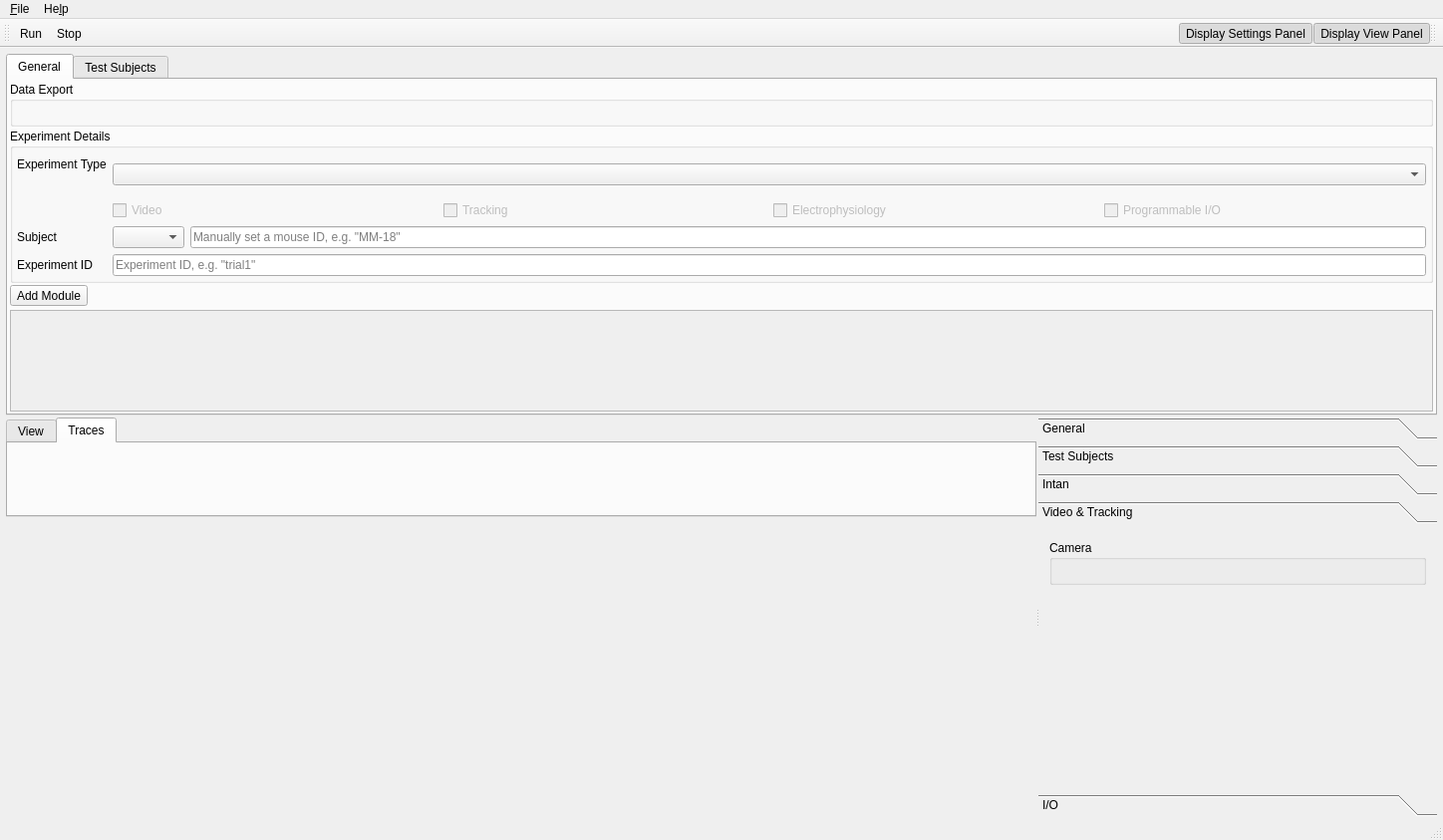
<?xml version="1.0" encoding="UTF-8"?>
<ui version="4.0">
 <class>MainWindow</class>
 <widget class="QMainWindow" name="MainWindow">
  <property name="geometry">
   <rect>
    <x>0</x>
    <y>0</y>
    <width>1448</width>
    <height>843</height>
   </rect>
  </property>
  <property name="windowTitle">
   <string>MazeAmaze</string>
  </property>
  <property name="windowIcon">
   <iconset resource="../data/resources.qrc">
    <normaloff>:/icons/appicon</normaloff>:/icons/appicon</iconset>
  </property>
  <widget class="QWidget" name="centralWidget">
   <layout class="QVBoxLayout" name="verticalLayout_15">
    <property name="spacing">
     <number>2</number>
    </property>
    <property name="leftMargin">
     <number>6</number>
    </property>
    <property name="topMargin">
     <number>6</number>
    </property>
    <property name="rightMargin">
     <number>6</number>
    </property>
    <property name="bottomMargin">
     <number>2</number>
    </property>
    <item>
     <widget class="QTabWidget" name="tabWidget">
      <property name="minimumSize">
       <size>
        <width>0</width>
        <height>200</height>
       </size>
      </property>
      <property name="currentIndex">
       <number>0</number>
      </property>
      <widget class="QWidget" name="tabGeneral">
       <attribute name="title">
        <string>General</string>
       </attribute>
       <layout class="QVBoxLayout" name="verticalLayout_16">
        <property name="spacing">
         <number>2</number>
        </property>
        <property name="leftMargin">
         <number>2</number>
        </property>
        <property name="topMargin">
         <number>2</number>
        </property>
        <property name="rightMargin">
         <number>2</number>
        </property>
        <property name="bottomMargin">
         <number>2</number>
        </property>
        <item>
         <widget class="QGroupBox" name="groupBox">
          <property name="minimumSize">
           <size>
            <width>0</width>
            <height>0</height>
           </size>
          </property>
          <property name="title">
           <string>Data Export</string>
          </property>
          <layout class="QVBoxLayout" name="verticalLayout_5">
           <item>
            <layout class="QVBoxLayout" name="dataExportLayout">
             <item>
              <layout class="QHBoxLayout" name="dataExportDirLayout">
               <property name="spacing">
                <number>4</number>
               </property>
              </layout>
             </item>
            </layout>
           </item>
          </layout>
         </widget>
        </item>
        <item>
         <widget class="QGroupBox" name="groupBox_2">
          <property name="title">
           <string>Experiment Details</string>
          </property>
          <layout class="QFormLayout" name="formLayout_4">
           <property name="horizontalSpacing">
            <number>4</number>
           </property>
           <property name="verticalSpacing">
            <number>10</number>
           </property>
           <property name="leftMargin">
            <number>4</number>
           </property>
           <property name="topMargin">
            <number>4</number>
           </property>
           <property name="rightMargin">
            <number>4</number>
           </property>
           <property name="bottomMargin">
            <number>4</number>
           </property>
           <item row="0" column="0" colspan="2">
            <layout class="QFormLayout" name="expDetailsLayout">
             <item row="0" column="1">
              <widget class="QWidget" name="widget_5" native="true">
               <layout class="QVBoxLayout" name="verticalLayout_2">
                <property name="spacing">
                 <number>4</number>
                </property>
                <property name="leftMargin">
                 <number>0</number>
                </property>
                <property name="rightMargin">
                 <number>0</number>
                </property>
                <property name="bottomMargin">
                 <number>0</number>
                </property>
                <item>
                 <widget class="QComboBox" name="expTypeComboBox"/>
                </item>
                <item>
                 <widget class="QWidget" name="panelFeatureCustomize" native="true">
                  <property name="enabled">
                   <bool>false</bool>
                  </property>
                  <layout class="QHBoxLayout" name="horizontalLayout_10">
                   <property name="spacing">
                    <number>8</number>
                   </property>
                   <property name="leftMargin">
                    <number>0</number>
                   </property>
                   <property name="rightMargin">
                    <number>0</number>
                   </property>
                   <property name="bottomMargin">
                    <number>0</number>
                   </property>
                   <item>
                    <widget class="QCheckBox" name="cbVideoFeature">
                     <property name="text">
                      <string>Video</string>
                     </property>
                    </widget>
                   </item>
                   <item>
                    <widget class="QCheckBox" name="cbTrackingFeature">
                     <property name="text">
                      <string>Tracking</string>
                     </property>
                    </widget>
                   </item>
                   <item>
                    <widget class="QCheckBox" name="cbEphysFeature">
                     <property name="text">
                      <string>Electrophysiology</string>
                     </property>
                    </widget>
                   </item>
                   <item>
                    <widget class="QCheckBox" name="cbIOFeature">
                     <property name="text">
                      <string>Programmable I/O</string>
                     </property>
                    </widget>
                   </item>
                  </layout>
                 </widget>
                </item>
               </layout>
              </widget>
             </item>
             <item row="1" column="0">
              <widget class="QLabel" name="subjectLabel">
               <property name="text">
                <string>Subject</string>
               </property>
              </widget>
             </item>
             <item row="1" column="1">
              <widget class="QWidget" name="subjectWidget" native="true">
               <property name="minimumSize">
                <size>
                 <width>200</width>
                 <height>0</height>
                </size>
               </property>
               <layout class="QHBoxLayout" name="horizontalLayout_6">
                <property name="leftMargin">
                 <number>0</number>
                </property>
                <property name="topMargin">
                 <number>0</number>
                </property>
                <property name="rightMargin">
                 <number>0</number>
                </property>
                <property name="bottomMargin">
                 <number>0</number>
                </property>
                <item>
                 <widget class="QComboBox" name="subjectSelectComboBox"/>
                </item>
                <item>
                 <widget class="QLineEdit" name="subjectIdEdit">
                  <property name="placeholderText">
                   <string>Manually set a mouse ID, e.g. &quot;MM-18&quot;</string>
                  </property>
                 </widget>
                </item>
               </layout>
              </widget>
             </item>
             <item row="2" column="0">
              <widget class="QLabel" name="experimentIDLabel">
               <property name="text">
                <string>Experiment ID</string>
               </property>
              </widget>
             </item>
             <item row="2" column="1">
              <widget class="QLineEdit" name="expIdEdit">
               <property name="placeholderText">
                <string>Experiment ID, e.g. &quot;trial1&quot;</string>
               </property>
              </widget>
             </item>
             <item row="0" column="0">
              <widget class="QLabel" name="experimentTypeLabel">
               <property name="text">
                <string>Experiment Type</string>
               </property>
              </widget>
             </item>
            </layout>
           </item>
          </layout>
         </widget>
        </item>
        <item>
         <widget class="QWidget" name="widget_6" native="true">
          <layout class="QVBoxLayout" name="verticalLayout_17">
           <property name="spacing">
            <number>4</number>
           </property>
           <property name="leftMargin">
            <number>0</number>
           </property>
           <property name="topMargin">
            <number>0</number>
           </property>
           <property name="rightMargin">
            <number>0</number>
           </property>
           <property name="bottomMargin">
            <number>0</number>
           </property>
           <item>
            <widget class="QWidget" name="widget_7" native="true">
             <layout class="QHBoxLayout" name="horizontalLayout_9">
              <property name="leftMargin">
               <number>0</number>
              </property>
              <property name="topMargin">
               <number>0</number>
              </property>
              <property name="rightMargin">
               <number>0</number>
              </property>
              <property name="bottomMargin">
               <number>0</number>
              </property>
              <item>
               <widget class="QToolButton" name="tbAddModule">
                <property name="text">
                 <string>Add Module</string>
                </property>
                <property name="icon">
                 <iconset theme="list-add">
                  <normaloff>.</normaloff>.</iconset>
                </property>
                <property name="toolButtonStyle">
                 <enum>Qt::ToolButtonTextBesideIcon</enum>
                </property>
               </widget>
              </item>
              <item>
               <spacer name="horizontalSpacer">
                <property name="orientation">
                 <enum>Qt::Horizontal</enum>
                </property>
                <property name="sizeHint" stdset="0">
                 <size>
                  <width>40</width>
                  <height>20</height>
                 </size>
                </property>
               </spacer>
              </item>
             </layout>
            </widget>
           </item>
           <item>
            <widget class="QScrollArea" name="scrollArea">
             <property name="minimumSize">
              <size>
               <width>0</width>
               <height>40</height>
              </size>
             </property>
             <property name="widgetResizable">
              <bool>true</bool>
             </property>
             <widget class="QWidget" name="scrollAreaWidgetContents">
              <property name="geometry">
               <rect>
                <x>0</x>
                <y>0</y>
                <width>1420</width>
                <height>36</height>
               </rect>
              </property>
              <layout class="QVBoxLayout" name="scrollAreaLayout">
               <property name="spacing">
                <number>4</number>
               </property>
               <property name="leftMargin">
                <number>2</number>
               </property>
               <property name="topMargin">
                <number>2</number>
               </property>
               <property name="rightMargin">
                <number>2</number>
               </property>
               <property name="bottomMargin">
                <number>2</number>
               </property>
              </layout>
             </widget>
            </widget>
           </item>
          </layout>
         </widget>
        </item>
       </layout>
      </widget>
      <widget class="QWidget" name="tabTestSubjects">
       <attribute name="title">
        <string>Test Subjects</string>
       </attribute>
       <layout class="QHBoxLayout" name="horizontalLayout_11">
        <property name="spacing">
         <number>2</number>
        </property>
        <property name="leftMargin">
         <number>2</number>
        </property>
        <property name="topMargin">
         <number>2</number>
        </property>
        <property name="rightMargin">
         <number>2</number>
        </property>
        <property name="bottomMargin">
         <number>2</number>
        </property>
        <item>
         <widget class="QGroupBox" name="gbSubjectDetails">
          <property name="title">
           <string>Details</string>
          </property>
          <layout class="QFormLayout" name="formLayout_3">
           <item row="0" column="0" colspan="2">
            <layout class="QFormLayout" name="layoutSubjectDetails">
             <property name="sizeConstraint">
              <enum>QLayout::SetDefaultConstraint</enum>
             </property>
             <item row="1" column="0">
              <widget class="QLabel" name="iDLabel">
               <property name="text">
                <string>ID</string>
               </property>
              </widget>
             </item>
             <item row="1" column="1">
              <widget class="QLineEdit" name="idLineEdit">
               <property name="placeholderText">
                <string>e.g. &quot;Chell&quot; or &quot;MM-18&quot;</string>
               </property>
              </widget>
             </item>
             <item row="2" column="0">
              <widget class="QLabel" name="groupLabel">
               <property name="text">
                <string>Group</string>
               </property>
              </widget>
             </item>
             <item row="2" column="1">
              <widget class="QLineEdit" name="groupLineEdit">
               <property name="baseSize">
                <size>
                 <width>0</width>
                 <height>0</height>
                </size>
               </property>
               <property name="placeholderText">
                <string>e.g. &quot;Aperture Science&quot; or &quot;Wildtype&quot;</string>
               </property>
              </widget>
             </item>
             <item row="3" column="0">
              <widget class="QLabel" name="subjectActiveLabel">
               <property name="text">
                <string>Active</string>
               </property>
              </widget>
             </item>
             <item row="3" column="1">
              <widget class="QCheckBox" name="subjectActiveCheckBox">
               <property name="checked">
                <bool>true</bool>
               </property>
              </widget>
             </item>
             <item row="4" column="0">
              <widget class="QLabel" name="adaptorHeightLabel">
               <property name="text">
                <string>Adaptor Height</string>
               </property>
              </widget>
             </item>
             <item row="4" column="1">
              <widget class="QWidget" name="adaptorHeightWidget" native="true">
               <property name="minimumSize">
                <size>
                 <width>0</width>
                 <height>0</height>
                </size>
               </property>
               <layout class="QHBoxLayout" name="horizontalLayout_7">
                <property name="spacing">
                 <number>4</number>
                </property>
                <property name="leftMargin">
                 <number>0</number>
                </property>
                <property name="topMargin">
                 <number>0</number>
                </property>
                <property name="rightMargin">
                 <number>0</number>
                </property>
                <property name="bottomMargin">
                 <number>0</number>
                </property>
                <item>
                 <widget class="QSpinBox" name="adaptorHeightSpinBox">
                  <property name="maximum">
                   <number>999</number>
                  </property>
                 </widget>
                </item>
                <item>
                 <widget class="QLabel" name="label">
                  <property name="text">
                   <string>mm</string>
                  </property>
                 </widget>
                </item>
               </layout>
              </widget>
             </item>
             <item row="5" column="0">
              <widget class="QLabel" name="remarksLabel">
               <property name="text">
                <string>Remarks</string>
               </property>
              </widget>
             </item>
             <item row="5" column="1">
              <widget class="QPlainTextEdit" name="remarksTextEdit">
               <property name="placeholderText">
                <string>Use markdown for formatting</string>
               </property>
              </widget>
             </item>
            </layout>
           </item>
          </layout>
         </widget>
        </item>
        <item>
         <widget class="QWidget" name="widget" native="true">
          <layout class="QVBoxLayout" name="verticalLayout_10">
           <property name="leftMargin">
            <number>0</number>
           </property>
           <property name="topMargin">
            <number>0</number>
           </property>
           <property name="rightMargin">
            <number>0</number>
           </property>
           <property name="bottomMargin">
            <number>0</number>
           </property>
           <item>
            <widget class="QToolButton" name="btnSubjectAdd">
             <property name="text">
              <string>...</string>
             </property>
             <property name="icon">
              <iconset theme="list-add">
               <normaloff>.</normaloff>.</iconset>
             </property>
            </widget>
           </item>
           <item>
            <widget class="QToolButton" name="btnSubjectApplyEdit">
             <property name="enabled">
              <bool>false</bool>
             </property>
             <property name="text">
              <string>E</string>
             </property>
             <property name="icon">
              <iconset theme="edit-entry">
               <normaloff>.</normaloff>.</iconset>
             </property>
            </widget>
           </item>
           <item>
            <widget class="QToolButton" name="btnSubjectRemove">
             <property name="enabled">
              <bool>false</bool>
             </property>
             <property name="text">
              <string>...</string>
             </property>
             <property name="icon">
              <iconset theme="list-remove">
               <normaloff>.</normaloff>.</iconset>
             </property>
            </widget>
           </item>
          </layout>
         </widget>
        </item>
        <item>
         <widget class="QGroupBox" name="gbSubjects">
          <property name="title">
           <string>Subject List</string>
          </property>
          <layout class="QVBoxLayout" name="verticalLayout_11">
           <item>
            <widget class="QListView" name="subjectListView"/>
           </item>
          </layout>
         </widget>
        </item>
       </layout>
      </widget>
     </widget>
    </item>
    <item>
     <widget class="QSplitter" name="splitterMain">
      <property name="orientation">
       <enum>Qt::Horizontal</enum>
      </property>
      <property name="handleWidth">
       <number>2</number>
      </property>
      <widget class="QTabWidget" name="tabWidgetMain">
       <property name="minimumSize">
        <size>
         <width>0</width>
         <height>10</height>
        </size>
       </property>
       <property name="maximumSize">
        <size>
         <width>16777215</width>
         <height>100</height>
        </size>
       </property>
       <property name="currentIndex">
        <number>1</number>
       </property>
       <widget class="QWidget" name="tabView">
        <attribute name="title">
         <string>View</string>
        </attribute>
        <layout class="QHBoxLayout" name="horizontalLayout">
         <property name="spacing">
          <number>2</number>
         </property>
         <property name="leftMargin">
          <number>2</number>
         </property>
         <property name="topMargin">
          <number>2</number>
         </property>
         <property name="rightMargin">
          <number>2</number>
         </property>
         <property name="bottomMargin">
          <number>2</number>
         </property>
         <item>
          <widget class="QMdiArea" name="mdiArea">
           <property name="verticalScrollBarPolicy">
            <enum>Qt::ScrollBarAsNeeded</enum>
           </property>
           <property name="horizontalScrollBarPolicy">
            <enum>Qt::ScrollBarAsNeeded</enum>
           </property>
           <property name="documentMode">
            <bool>true</bool>
           </property>
          </widget>
         </item>
        </layout>
       </widget>
       <widget class="QWidget" name="tabTraces">
        <attribute name="title">
         <string>Traces</string>
        </attribute>
        <layout class="QVBoxLayout" name="verticalLayout_12">
         <property name="spacing">
          <number>0</number>
         </property>
         <property name="leftMargin">
          <number>0</number>
         </property>
         <property name="topMargin">
          <number>0</number>
         </property>
         <property name="rightMargin">
          <number>0</number>
         </property>
         <property name="bottomMargin">
          <number>0</number>
         </property>
         <item>
          <widget class="QSplitter" name="splitter">
           <property name="orientation">
            <enum>Qt::Vertical</enum>
           </property>
          </widget>
         </item>
        </layout>
       </widget>
      </widget>
      <widget class="QToolBox" name="toolBox">
       <property name="minimumSize">
        <size>
         <width>400</width>
         <height>400</height>
        </size>
       </property>
       <property name="baseSize">
        <size>
         <width>700</width>
         <height>0</height>
        </size>
       </property>
       <property name="currentIndex">
        <number>3</number>
       </property>
       <widget class="QWidget" name="tabOld1">
        <property name="geometry">
         <rect>
          <x>0</x>
          <y>0</y>
          <width>400</width>
          <height>240</height>
         </rect>
        </property>
        <property name="minimumSize">
         <size>
          <width>0</width>
          <height>0</height>
         </size>
        </property>
        <attribute name="label">
         <string>General</string>
        </attribute>
        <layout class="QVBoxLayout" name="verticalLayout_3">
         <property name="spacing">
          <number>4</number>
         </property>
         <property name="sizeConstraint">
          <enum>QLayout::SetMinimumSize</enum>
         </property>
         <property name="leftMargin">
          <number>4</number>
         </property>
         <property name="topMargin">
          <number>4</number>
         </property>
         <property name="rightMargin">
          <number>4</number>
         </property>
         <property name="bottomMargin">
          <number>4</number>
         </property>
        </layout>
       </widget>
       <widget class="QWidget" name="tabOld2">
        <property name="geometry">
         <rect>
          <x>0</x>
          <y>0</y>
          <width>400</width>
          <height>240</height>
         </rect>
        </property>
        <attribute name="label">
         <string>Test Subjects</string>
        </attribute>
        <layout class="QHBoxLayout" name="horizontalLayout_4"/>
       </widget>
       <widget class="QWidget" name="tabIntan">
        <property name="geometry">
         <rect>
          <x>0</x>
          <y>0</y>
          <width>400</width>
          <height>240</height>
         </rect>
        </property>
        <attribute name="label">
         <string>Intan</string>
        </attribute>
       </widget>
       <widget class="QWidget" name="tabVideo">
        <property name="geometry">
         <rect>
          <x>0</x>
          <y>0</y>
          <width>400</width>
          <height>240</height>
         </rect>
        </property>
        <attribute name="label">
         <string>Video &amp;&amp; Tracking</string>
        </attribute>
        <layout class="QVBoxLayout" name="verticalLayout_9">
         <item>
          <layout class="QVBoxLayout" name="verticalLayout_8">
           <item>
            <widget class="QGroupBox" name="cameraGroupBox">
             <property name="title">
              <string>Camera</string>
             </property>
             <layout class="QFormLayout" name="formLayout_2">
              <item row="0" column="0">
               <layout class="QFormLayout" name="cameraLayout"/>
              </item>
             </layout>
            </widget>
           </item>
          </layout>
         </item>
         <item>
          <spacer name="verticalSpacer_2">
           <property name="orientation">
            <enum>Qt::Vertical</enum>
           </property>
           <property name="sizeHint" stdset="0">
            <size>
             <width>20</width>
             <height>40</height>
            </size>
           </property>
          </spacer>
         </item>
        </layout>
       </widget>
       <widget class="QWidget" name="tabIo">
        <property name="geometry">
         <rect>
          <x>0</x>
          <y>0</y>
          <width>400</width>
          <height>240</height>
         </rect>
        </property>
        <attribute name="label">
         <string>I/O</string>
        </attribute>
        <layout class="QVBoxLayout" name="verticalLayout_7">
         <property name="spacing">
          <number>4</number>
         </property>
         <property name="leftMargin">
          <number>4</number>
         </property>
         <property name="topMargin">
          <number>4</number>
         </property>
         <property name="rightMargin">
          <number>4</number>
         </property>
         <property name="bottomMargin">
          <number>4</number>
         </property>
         <item>
          <layout class="QHBoxLayout" name="horizontalLayout_2">
           <item>
            <widget class="QGroupBox" name="portsGB">
             <property name="title">
              <string>Firmata Device</string>
             </property>
             <layout class="QVBoxLayout" name="verticalLayout_6">
              <property name="spacing">
               <number>2</number>
              </property>
              <property name="leftMargin">
               <number>2</number>
              </property>
              <property name="topMargin">
               <number>2</number>
              </property>
              <property name="rightMargin">
               <number>2</number>
              </property>
              <property name="bottomMargin">
               <number>2</number>
              </property>
              <item>
               <layout class="QFormLayout" name="formLayout_5">
                <item row="0" column="0">
                 <widget class="QLabel" name="firmataDeviceLabel">
                  <property name="text">
                   <string>Firmata Device</string>
                  </property>
                 </widget>
                </item>
                <item row="0" column="1">
                 <widget class="QComboBox" name="portsComboBox"/>
                </item>
               </layout>
              </item>
             </layout>
            </widget>
           </item>
          </layout>
         </item>
         <item>
          <widget class="QGroupBox" name="scriptGroupBox">
           <property name="title">
            <string>Script</string>
           </property>
           <layout class="QVBoxLayout" name="verticalLayout_4">
            <property name="spacing">
             <number>2</number>
            </property>
            <property name="leftMargin">
             <number>2</number>
            </property>
            <property name="topMargin">
             <number>2</number>
            </property>
            <property name="rightMargin">
             <number>2</number>
            </property>
            <property name="bottomMargin">
             <number>2</number>
            </property>
            <item>
             <layout class="QVBoxLayout" name="scriptLayout"/>
            </item>
           </layout>
          </widget>
         </item>
        </layout>
       </widget>
      </widget>
     </widget>
    </item>
   </layout>
  </widget>
  <widget class="QMenuBar" name="menuBar">
   <property name="geometry">
    <rect>
     <x>0</x>
     <y>0</y>
     <width>1448</width>
     <height>30</height>
    </rect>
   </property>
   <widget class="QMenu" name="menuHelp">
    <property name="title">
     <string>He&amp;lp</string>
    </property>
    <addaction name="actionAbout"/>
   </widget>
   <widget class="QMenu" name="menuTool">
    <property name="title">
     <string>&amp;File</string>
    </property>
    <addaction name="actionLoadSettings"/>
    <addaction name="actionSaveSettings"/>
    <addaction name="separator"/>
    <addaction name="actionQuit"/>
   </widget>
   <addaction name="menuTool"/>
   <addaction name="menuHelp"/>
  </widget>
  <widget class="QToolBar" name="mainToolBar">
   <attribute name="toolBarArea">
    <enum>TopToolBarArea</enum>
   </attribute>
   <attribute name="toolBarBreak">
    <bool>false</bool>
   </attribute>
   <addaction name="actionRun"/>
   <addaction name="actionStop"/>
  </widget>
  <widget class="QStatusBar" name="statusBar"/>
  <widget class="QToolBar" name="toolBar">
   <property name="windowTitle">
    <string>toolBar</string>
   </property>
   <property name="layoutDirection">
    <enum>Qt::RightToLeft</enum>
   </property>
   <attribute name="toolBarArea">
    <enum>TopToolBarArea</enum>
   </attribute>
   <attribute name="toolBarBreak">
    <bool>false</bool>
   </attribute>
   <addaction name="actionDisplayView"/>
   <addaction name="actionDisplaySettings"/>
  </widget>
  <action name="actionQuit">
   <property name="text">
    <string>&amp;Quit</string>
   </property>
   <property name="shortcut">
    <string>Ctrl+Q</string>
   </property>
  </action>
  <action name="actionRun">
   <property name="icon">
    <iconset resource="../data/resources.qrc">
     <normaloff>:/icons/run</normaloff>:/icons/run</iconset>
   </property>
   <property name="text">
    <string>Run</string>
   </property>
   <property name="shortcut">
    <string>Ctrl+Space</string>
   </property>
  </action>
  <action name="actionStop">
   <property name="icon">
    <iconset resource="../data/resources.qrc">
     <normaloff>:/icons/stop</normaloff>:/icons/stop</iconset>
   </property>
   <property name="text">
    <string>Stop</string>
   </property>
   <property name="shortcut">
    <string>Space</string>
   </property>
  </action>
  <action name="actionOpen">
   <property name="text">
    <string>Open</string>
   </property>
  </action>
  <action name="actionSave">
   <property name="text">
    <string>Save</string>
   </property>
  </action>
  <action name="actionIntanRun">
   <property name="text">
    <string>&amp;Run without recording</string>
   </property>
  </action>
  <action name="actionLoadSettings">
   <property name="text">
    <string>&amp;Load Settings</string>
   </property>
   <property name="shortcut">
    <string>Ctrl+O</string>
   </property>
  </action>
  <action name="actionSaveSettings">
   <property name="text">
    <string>&amp;Save Settings</string>
   </property>
   <property name="shortcut">
    <string>Ctrl+S</string>
   </property>
  </action>
  <action name="actionAbout">
   <property name="text">
    <string>&amp;About</string>
   </property>
  </action>
  <action name="actionDisplayView">
   <property name="checkable">
    <bool>true</bool>
   </property>
   <property name="checked">
    <bool>true</bool>
   </property>
   <property name="icon">
    <iconset resource="../data/resources.qrc">
     <normaloff>:/icons/view</normaloff>:/icons/view</iconset>
   </property>
   <property name="text">
    <string>Display View Panel</string>
   </property>
  </action>
  <action name="actionDisplaySettings">
   <property name="checkable">
    <bool>true</bool>
   </property>
   <property name="checked">
    <bool>true</bool>
   </property>
   <property name="icon">
    <iconset resource="../data/resources.qrc">
     <normaloff>:/icons/settings</normaloff>:/icons/settings</iconset>
   </property>
   <property name="text">
    <string>Display Settings Panel</string>
   </property>
  </action>
 </widget>
 <layoutdefault spacing="6" margin="11"/>
 <resources>
  <include location="../data/resources.qrc"/>
 </resources>
 <connections>
  <connection>
   <sender>actionQuit</sender>
   <signal>triggered()</signal>
   <receiver>MainWindow</receiver>
   <slot>close()</slot>
   <hints>
    <hint type="sourcelabel">
     <x>-1</x>
     <y>-1</y>
    </hint>
    <hint type="destinationlabel">
     <x>404</x>
     <y>260</y>
    </hint>
   </hints>
  </connection>
  <connection>
   <sender>actionDisplayView</sender>
   <signal>toggled(bool)</signal>
   <receiver>tabWidgetMain</receiver>
   <slot>setVisible(bool)</slot>
   <hints>
    <hint type="sourcelabel">
     <x>-1</x>
     <y>-1</y>
    </hint>
    <hint type="destinationlabel">
     <x>481</x>
     <y>443</y>
    </hint>
   </hints>
  </connection>
  <connection>
   <sender>actionDisplaySettings</sender>
   <signal>toggled(bool)</signal>
   <receiver>toolBox</receiver>
   <slot>setVisible(bool)</slot>
   <hints>
    <hint type="sourcelabel">
     <x>-1</x>
     <y>-1</y>
    </hint>
    <hint type="destinationlabel">
     <x>1441</x>
     <y>517</y>
    </hint>
   </hints>
  </connection>
 </connections>
</ui>
